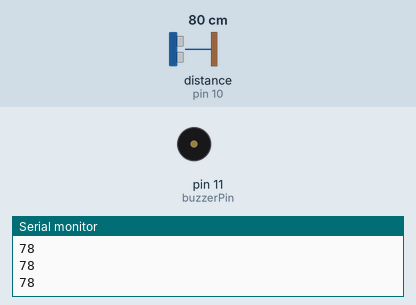
This sketch was run on a simulated Arduino Uno, built with avr-gcc and run on an emulated ATmega328P. Shown: buzzer (waves = sounding, pin HIGH), the last lines printed to the serial monitor. Wiring (inferred from the names in the program): ultrasonic range finder: trigger pin 9; echo pin 10. The inputs (shaded band) are chosen by the test bench; at power-on: distance to the obstacle (sensor on pin 10) 80 cm. The echo pulse lasts 58.3 µs per cm; pins used as bus, display or sensor lines are not drawn.

Above: at 1.2 s.
1.3 s: distance to the obstacle (sensor on pin 10) set to 53 cm
2.8 s: distance to the obstacle (sensor on pin 10) set to 47 cm
At 2.99 s:
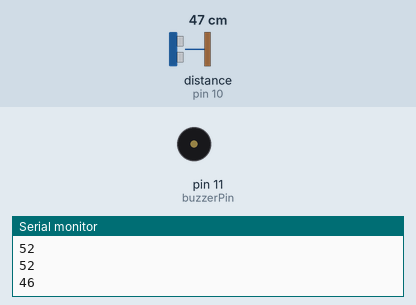
5.8 s: distance to the obstacle (sensor on pin 10) set to 8 cm
At 6.13 s:
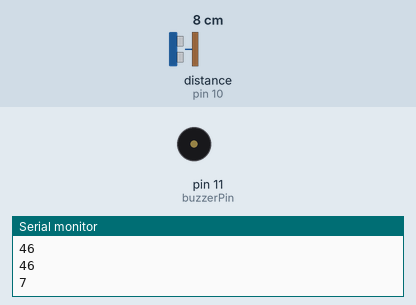
8.8 s: distance to the obstacle (sensor on pin 10) set to 5 cm
At 9.4 s:
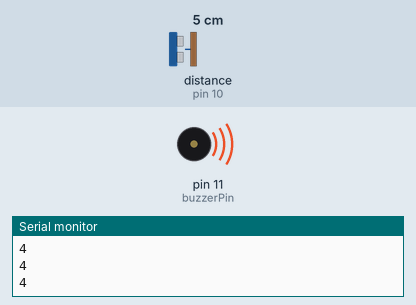
10.3 s: distance to the obstacle (sensor on pin 10) set to 9 cm
At 10.65 s:
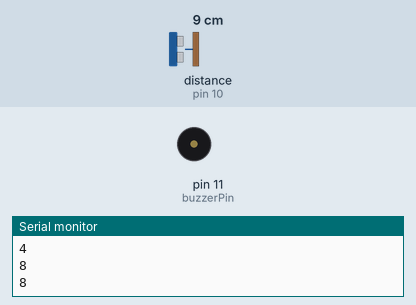
Timing chart, 0 to 14.3 s (numbered marks = the images above; inputs shaded):
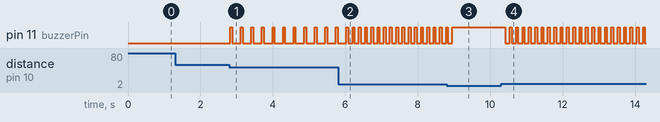

Measured:
- the behaviour switches between 51 and 50 cm on distance to the obstacle (sensor on pin 10) (found by bisection; images 0 and 1)
- the behaviour switches between 7 and 6 cm on distance to the obstacle (sensor on pin 10) (found by bisection; images 2 and 3)
- after the input at 2.8 s, pin 11 (buzzerPin): alternates HIGH for 0.05 s and LOW for 0.24 s, starting at once
- after the input at 5.8 s, pin 11 (buzzerPin): alternates HIGH for 0.05 s and LOW for 0.12 s, starting after 0.40 s
- after the input at 8.8 s, pin 11 (buzzerPin): goes on until 9.0 s, then stays HIGH
- after the input at 10.3 s, pin 11 (buzzerPin): alternates HIGH for 0.05 s and LOW for 0.13 s, starting after 0.12 s

The sketch:

Distance_Alarm.ino
```cpp
//pin names
const int trigPin = 9;
const int echoPin = 10;
const int buzzerPin = 11;
const int alarmDistance = 50; //anything closer than 30cm triggers the alarm

void setup() {
  pinMode(trigPin, OUTPUT); //pings the sensor
  pinMode(echoPin, INPUT);  //sets echo as an input gotten from trigPin
  pinMode(buzzerPin, OUTPUT); //uses echoPin as an input to buzz
  Serial.begin(9600); // starts serial monitor to see distances

}

void loop() {
  //make sure trig starts off for a clean pulse/read
  digitalWrite(trigPin, LOW);
  delayMicroseconds(2);

  //holds trig on for 10 microseconds to take measurement
  digitalWrite(trigPin, HIGH);
  delayMicroseconds(10);

  digitalWrite(trigPin, LOW); // releases measurement and fires ping

  long duration = pulseIn(echoPin, HIGH); // measures how long echo stays at high in microseconds.
  int distance = duration * 0.034/2; //converts to cm since sound travels at 0.034cm per microsecond and /2 accounts for the round trip
  Serial.println(distance); //prints the distance in cm

  // makes buzzer continuously go
      if (distance > 0 && distance <= 5) {
    digitalWrite(buzzerPin, HIGH);
  }
  // makes buzzer beep. the closer it is, the more it beeps
  else if (distance > 5 && distance < alarmDistance) {
    digitalWrite(buzzerPin, HIGH);
    delay(50);
    digitalWrite(buzzerPin, LOW);
    delay(distance * 3);
  }
  // if distance doesnt fit in the other if statements, turns buzzer off
  else {
    digitalWrite(buzzerPin, LOW);
  }

  // replays every 100ms
  delay(100);

}
```
